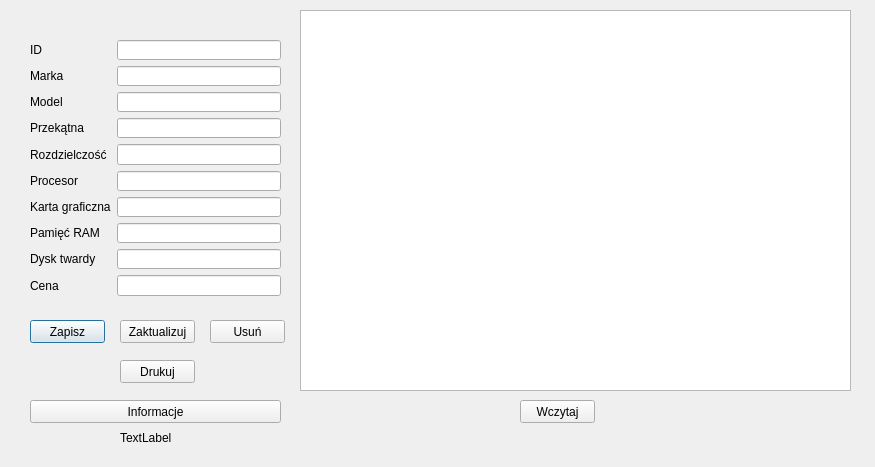
<?xml version="1.0" encoding="UTF-8"?>
<ui version="4.0">
 <class>Baza</class>
 <widget class="QDialog" name="Baza">
  <property name="geometry">
   <rect>
    <x>0</x>
    <y>0</y>
    <width>875</width>
    <height>467</height>
   </rect>
  </property>
  <property name="windowTitle">
   <string>Baza danych</string>
  </property>
  <widget class="QPushButton" name="pushButton">
   <property name="geometry">
    <rect>
     <x>30</x>
     <y>320</y>
     <width>75</width>
     <height>23</height>
    </rect>
   </property>
   <property name="text">
    <string>Zapisz</string>
   </property>
  </widget>
  <widget class="QLabel" name="label">
   <property name="geometry">
    <rect>
     <x>120</x>
     <y>430</y>
     <width>121</width>
     <height>16</height>
    </rect>
   </property>
   <property name="text">
    <string>TextLabel</string>
   </property>
  </widget>
  <widget class="QPushButton" name="pushButton_2">
   <property name="geometry">
    <rect>
     <x>120</x>
     <y>320</y>
     <width>75</width>
     <height>23</height>
    </rect>
   </property>
   <property name="text">
    <string>Zaktualizuj</string>
   </property>
  </widget>
  <widget class="QPushButton" name="pushButton_3">
   <property name="geometry">
    <rect>
     <x>210</x>
     <y>320</y>
     <width>75</width>
     <height>23</height>
    </rect>
   </property>
   <property name="text">
    <string>Usuń</string>
   </property>
  </widget>
  <widget class="QTableView" name="tableView">
   <property name="geometry">
    <rect>
     <x>300</x>
     <y>10</y>
     <width>551</width>
     <height>381</height>
    </rect>
   </property>
  </widget>
  <widget class="QPushButton" name="pushButton_4">
   <property name="geometry">
    <rect>
     <x>520</x>
     <y>400</y>
     <width>75</width>
     <height>23</height>
    </rect>
   </property>
   <property name="text">
    <string>Wczytaj</string>
   </property>
  </widget>
  <widget class="QWidget" name="layoutWidget">
   <property name="geometry">
    <rect>
     <x>30</x>
     <y>40</y>
     <width>251</width>
     <height>256</height>
    </rect>
   </property>
   <layout class="QFormLayout" name="formLayout">
    <item row="0" column="0">
     <widget class="QLabel" name="label_2">
      <property name="text">
       <string>ID</string>
      </property>
     </widget>
    </item>
    <item row="0" column="1">
     <widget class="QLineEdit" name="lineEditID"/>
    </item>
    <item row="1" column="0">
     <widget class="QLabel" name="label_3">
      <property name="text">
       <string>Marka</string>
      </property>
     </widget>
    </item>
    <item row="1" column="1">
     <widget class="QLineEdit" name="lineEditMarka"/>
    </item>
    <item row="2" column="0">
     <widget class="QLabel" name="label_4">
      <property name="text">
       <string>Model</string>
      </property>
     </widget>
    </item>
    <item row="2" column="1">
     <widget class="QLineEdit" name="lineEditModel"/>
    </item>
    <item row="3" column="0">
     <widget class="QLabel" name="label_5">
      <property name="text">
       <string>Przekątna</string>
      </property>
     </widget>
    </item>
    <item row="3" column="1">
     <widget class="QLineEdit" name="lineEditPrzek"/>
    </item>
    <item row="4" column="0">
     <widget class="QLabel" name="label_6">
      <property name="text">
       <string>Rozdzielczość</string>
      </property>
     </widget>
    </item>
    <item row="4" column="1">
     <widget class="QLineEdit" name="lineEditRozdz"/>
    </item>
    <item row="5" column="0">
     <widget class="QLabel" name="label_7">
      <property name="text">
       <string>Procesor</string>
      </property>
     </widget>
    </item>
    <item row="5" column="1">
     <widget class="QLineEdit" name="lineEditProc"/>
    </item>
    <item row="6" column="0">
     <widget class="QLabel" name="label_8">
      <property name="text">
       <string>Karta graficzna</string>
      </property>
     </widget>
    </item>
    <item row="6" column="1">
     <widget class="QLineEdit" name="lineEditGraf"/>
    </item>
    <item row="7" column="0">
     <widget class="QLabel" name="label_9">
      <property name="text">
       <string>Pamięć RAM</string>
      </property>
     </widget>
    </item>
    <item row="7" column="1">
     <widget class="QLineEdit" name="lineEditRAM"/>
    </item>
    <item row="8" column="0">
     <widget class="QLabel" name="label_10">
      <property name="text">
       <string>Dysk twardy</string>
      </property>
     </widget>
    </item>
    <item row="8" column="1">
     <widget class="QLineEdit" name="lineEditDysk"/>
    </item>
    <item row="9" column="0">
     <widget class="QLabel" name="label_11">
      <property name="text">
       <string>Cena</string>
      </property>
     </widget>
    </item>
    <item row="9" column="1">
     <widget class="QLineEdit" name="lineEditCena"/>
    </item>
   </layout>
  </widget>
  <widget class="QPushButton" name="pushButton_5">
   <property name="geometry">
    <rect>
     <x>30</x>
     <y>400</y>
     <width>251</width>
     <height>23</height>
    </rect>
   </property>
   <property name="text">
    <string>Informacje</string>
   </property>
  </widget>
  <widget class="QPushButton" name="pushButton_6">
   <property name="geometry">
    <rect>
     <x>120</x>
     <y>360</y>
     <width>75</width>
     <height>23</height>
    </rect>
   </property>
   <property name="text">
    <string>Drukuj</string>
   </property>
  </widget>
 </widget>
 <resources/>
 <connections/>
</ui>
